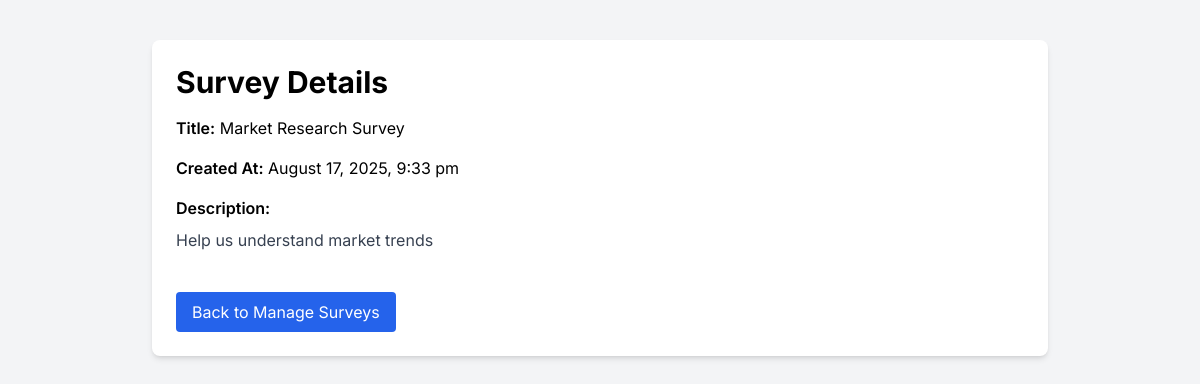
Page /Admin/view_survey.php?id=3 (signed in) on the committed database.
### tables this page shows
CREATE TABLE IF NOT EXISTS surveys (
    id INT(11) NOT NULL AUTO_INCREMENT PRIMARY KEY,
    title VARCHAR(255) NOT NULL,
    description TEXT,
    questions JSON,
    reward DECIMAL(10,2) NOT NULL DEFAULT 0.00,
    status ENUM('active', 'inactive', 'completed') DEFAULT 'active',
    created_by INT(11),
    created_at TIMESTAMP DEFAULT CURRENT_TIMESTAMP,
    updated_at TIMESTAMP DEFAULT CURRENT_TIMESTAMP ON UPDATE CURRENT_TIMESTAMP,
    FOREIGN KEY (created_by) REFERENCES admins(id) ON DELETE SET NULL
);

### Admin/view_survey.php (the view, shortened to what this page needs)
<?php
$servername = "localhost";
$username = "root";
$password = "";
$dbname = "task_buddy_db";
try {
    $conn = new PDO("mysql:host=$servername;dbname=$dbname", $username, $password);
    $conn->setAttribute(PDO::ATTR_ERRMODE, PDO::ERRMODE_EXCEPTION);
    $survey_id = isset($_GET['id']) ? (int)$_GET['id'] : 0;
    $stmt = $conn->prepare("SELECT * FROM surveys WHERE id = :id");
    $stmt->execute(['id' => $survey_id]);
    $survey = $stmt->fetch(PDO::FETCH_ASSOC);
} catch (PDOException $e) {
    die("Connection failed: " . $e->getMessage());
}
?>
<!DOCTYPE html>
<html lang="en">
<head>
    <script src="https://cdn.tailwindcss.com"></script>
</head>
<body class="bg-gray-100">
    <div class="max-w-4xl mx-auto p-6 bg-white rounded-lg shadow-md mt-10">
        <h1 class="text-3xl font-bold mb-4">Survey Details</h1>
        <div class="mb-4">
            <span class="font-semibold">Title:</span> <?php echo htmlspecialchars($survey['title']); ?>
        </div>
        <div class="mb-4">
            <span class="font-semibold">Created At:</span> <?php echo date('F j, Y, g:i a', strtotime($survey['created_at'])); ?>
        </div>
        <div class="mb-4">
            <span class="font-semibold">Description:</span>
            <p class="mt-2 text-gray-700"><?php echo nl2br(htmlspecialchars($survey['description'] ?? 'No description available.')); ?></p>
        </div>
        <a href="manage_surveys.php" class="inline-block mt-6 px-4 py-2 bg-blue-600 text-white rounded hover:bg-blue-700">Back to Manage Surveys</a>
    </div>
</body>
</html>

### Admin/view_survey.php (style rules this page uses)
body { font-family: 'Inter', sans-serif; }

### rows in the picture
surveys: title "Market Research Survey", created_at "August 17, 2025, 9:33 pm", description "Help us understand market trends"
